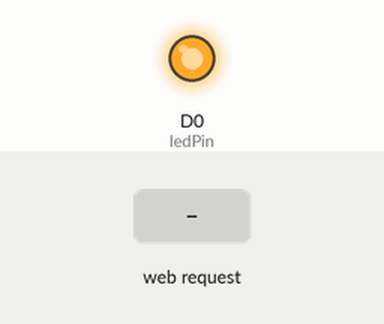
The sketch below on a simulated ESP8266 (NodeMCU). Parts: output pins drawn as LEDs (lit = HIGH). Dashed ring = blinking. Inputs (shaded band) come from the test bench. WiFi joins after 1.5 s; servers stay silent unless stated; what the sketch prints to the serial monitor is not drawn.

Above: at 2.7 s.
2.8 s: HTTP request GET /action_page?number=120 received
At 3.2 s:
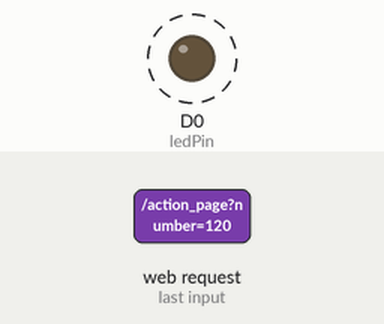
Timing chart, 0 to 11.8 s (numbered marks = the images above; inputs shaded):
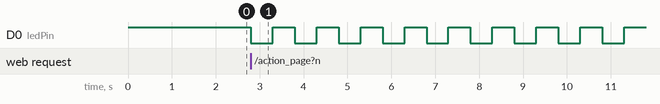

Measured:
- after the input at 2.8 s, D0 (ledPin): alternates HIGH for 0.50 s and LOW for 0.50 s, starting at once

The sketch:

sketch_nov07a.ino
```cpp
#include <ESP8266WiFi.h>

#include <WiFiClient.h>

#include <ESP8266WebServer.h>


const char MAIN_page[] PROGMEM = R"=====(

<!doctype html>

<html>

<body>

<h2>Dept of Smartmedia</h2>

<h3>HTML Form ESP8266</h3>

<form action="/action_page">

Device name:<br>

<input type="text" name="device" value="LED"><br>

Control data:<br>

<input type="text" name="number" value="On/Off number"><br>

<input type="submit" name="Submit"><br>

</body>

</html>


)=====";


const char * ssid = "SMART324_3";
const char * password = "76543210";

ESP8266WebServer server(80);


int ledPin=D0;

void handleRoot(){

  String s=MAIN_page;

  server.send(200, "text/html",s);

}

void handleForm(){

  String device = server.arg("device");

  String number = server.arg("number");


  Serial.print("Debice:");

  Serial.println(device);


  Serial.print("Number:");

  Serial.println(number);


  int num = number.toInt();


  Serial.print("num:");

  Serial.println(number);


  for(int i =0; i<num; i++)

  {

    digitalWrite(ledPin,LOW);

    delay(500);

    digitalWrite(ledPin,HIGH);

    delay(500);

    }


    String s ="<a href='/'>Go Back</a>";

    server.send(200,"text/html",s);

    }

  void setup(void){

    Serial.begin(115200);

    pinMode(ledPin,OUTPUT);

    digitalWrite(ledPin,HIGH);


    WiFi.begin(ssid,password);

    Serial.println("");


    while(WiFi.status() != WL_CONNECTED){

      delay(500);

      Serial.print(".");

    }

  Serial.println("");

  Serial.println("connected to");

  Serial.println("WiFi");

  Serial.println("IP address:");

  Serial.print(WiFi.localIP());


  server.on("/", handleRoot);

  server.on("/action_page", handleForm);

  server.begin();

  Serial.println("HTTP server started");

  }

  void loop(void) {

  server.handleClient();


  }
```
